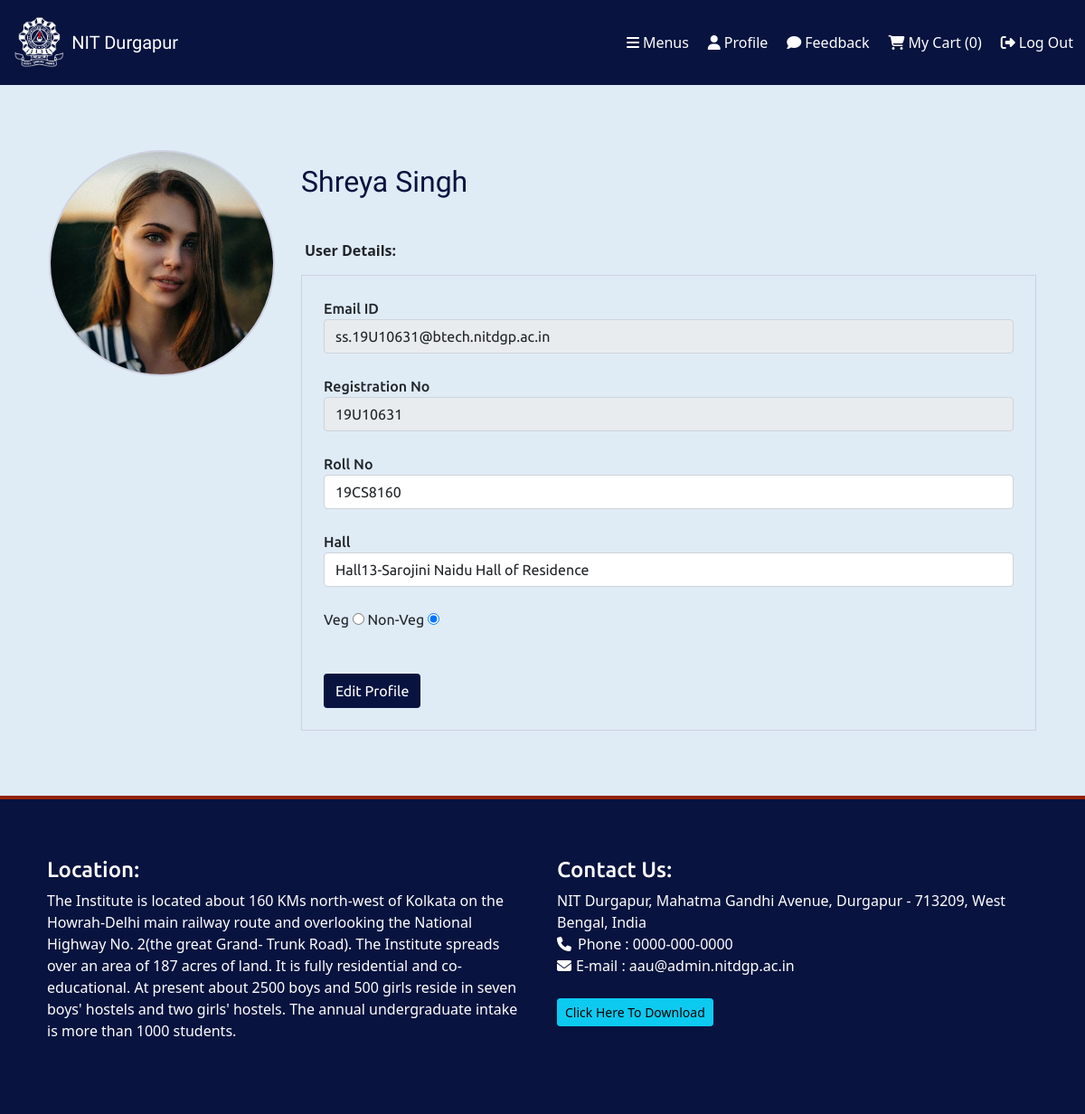
The app's page /Requester/profile.php (signed in) with its own data.
### tables this page shows
CREATE TABLE `requesterlogin_tb` (
  `rID` int(10) NOT NULL,
  `rName` varchar(80) NOT NULL,
  `rRegNo` varchar(50) NOT NULL,
  `rEmail` varchar(50) NOT NULL,
  `rPassword` varchar(50) NOT NULL,
  `rYear` varchar(20) NOT NULL,
  `rRoll` varchar(20) NOT NULL,
  `rSem` varchar(20) NOT NULL,
  `rHall` varchar(80) NOT NULL,
  `rFood` varchar(40) NOT NULL,
  `rProfilePic` varchar(80) NOT NULL
);

### Requester/profile.php (the view, shortened to what this page needs)
<?php
include("../connection.php");
if(isset($_SESSION['islogin']))
{
$rEmail=$_SESSION['rEmail'];
}
else
{
echo'<script>location.href="requesterlogin.php"</script>';
}
?>
<?php
$sql="SELECT rName,rProfilePic,rRegNo,rRoll,rHall,rFood FROM requesterlogin_tb WHERE rEmail='".$rEmail."'";
$result=mysqli_query($conn,$sql);
if(mysqli_num_rows($result)==1)
{
$row=mysqli_fetch_assoc($result);
$rName=$row['rName'];
$rRegNo=$row['rRegNo'];
$rRoll=$row['rRoll'];
}
?>
<!doctype html>
<html lang="en">
<head>
<link href="https://cdn.jsdelivr.net/npm/bootstrap@5.0.0-beta1/dist/css/bootstrap.min.css" rel="stylesheet">
<link href="index.css" rel="stylesheet">
<link rel="stylesheet" href="https://cdnjs.cloudflare.com/ajax/libs/font-awesome/4.7.0/css/font-awesome.min.css">
<link rel="stylesheet" href="https://cdnjs.cloudflare.com/ajax/libs/font-awesome/4.7.0/css/font-awesome.min.css">
</head>
<body style="background:#DFEBF5;">
<div class="navbar navbar-expand-lg navbar-dark" style="background: #08133F; color: white;">
<a href="index.php"><img src="../Images/logo.png" class="img-fluid mx-2" height="70" width="70"></a>
<a href="index.php" class="navbar-brand mx-2 py-4" style="font-family: 'Acme', sans-serif;"><span class="my-3">NIT Durgapur</span></a>
<div class="collapse navbar-collapse" id="myMenu">
<ul class="navbar-nav text-center" style="margin-left:auto;">
<li class="nav-item" style="margin-right:5px;"><a href="allmenus.php" class="nav-link text-white"><i class="fa fa-bars" style="margin-right:4px;"></i>Menus</a></li>
<li class="nav-item" style="margin-right:5px;"><a href="profile.php" class="nav-link text-white"><i class="fa fa-user" style="margin-right:4px;"></i>Profile</a></li>
<li class="nav-item" style="margin-right:5px;"><a href="feedback.php" class="nav-link text-white"><i class="fa fa-comment" style="margin-right:4px;"></i>Feedback</a></li>
<?php
$count=0;
?>
<li class="nav-item" style="margin-right:5px;"><a href="cart.php" class="nav-link text-white"><i class="fa fa-shopping-cart" style="margin-right:4px;"></i>My Cart (<?php echo $count; ?>)</a></li>
<li class="nav-item" style="margin-right:5px;"><a href="../logout.php" class="nav-link text-white"><i class="fa fa-sign-out" style="margin-right:4px;"></i>Log Out</a></li>
</ul>
</div>
</div>
<div class="container my-5 p-4">
<div class="row">
<div class="col-md-3">
<form action="" method="POST" enctype="multipart/form-data">
<img src="<?php echo"../ProfilePics/".$row['rProfilePic']; ?>" height="250" width="250" style="border-radius:50%; border: 2px solid #CED1E0;">
</form>
</div>
<div class="col-md-9">
<form action="" method="POST" enctype="multipart/form-data">
<h2 class="mt-3" style="font-family: 'Acme', sans-serif; color: #08133F;"><?php echo $rName; ?></h2>
<h6 class="mt-5 mx-1"><strong>User Details:</strong></h6>
<div class="container mt-3 p-4" style="border: 1px solid #CED1E0; font-family: 'Ubuntu', cursive;">
<div class="form-group">
<label for="Email" style="font-weight: 500;">Email ID</label>
<input type="email" name="rEmail" class="form-control" value="<?php echo $rEmail; ?>" readonly>
</div><br>
<div class="form-group">
<label for="RegNo" style="font-weight: 500;">Registration No</label>
<input type="text" name="rRegNo" class="form-control" value="<?php echo $rRegNo; ?>" readonly>
</div><br>
<div class="form-group">
<label for="Roll" style="font-weight: 500;">Roll No</label>
<input type="text" name="rRoll" class="form-control" value="<?php echo $rRoll; ?>">
</div><br>
<div class="form-group">
<label for="Hall" style="font-weight:500;">Hall</label>
<select name="rHall" class="form-control">
<option value="13" <?php if(isset($row['rHall']) && $row['rHall']=='13') {echo"selected";} ?>>Hall13-Sarojini Naidu Hall of Residence</option>
</select>
</div><br>
<div class="form-group">
Veg  <input type="radio" class="radio" value="Veg" name="rFood" <?php if(isset($row['rFood']) && $row['rFood']=='Veg') {echo"checked";} ?>>
Non-Veg  <input type="radio" class="radio" value="NonVeg" name="rFood" <?php if(isset($row['rFood']) && $row['rFood']=='NonVeg') {echo"checked";} ?>>
</div><br><br>
<a href="editprofile.php" class="btn" style="text-decoration:none; color:white; background: #08133F;">Edit Profile</a>
</div>
</form>
</div>
</div>
</div>
<?php
include("../footer.php");
?>
</body>
</html>

### index.css (style rules this page uses)
ul { list-style: none; }
a { text-decoration: none; }

### records on screen
requesterlogin_tb: rProfilePic (picture), rName "Shreya Singh", rRegNo "19U10631", rRoll "19CS8160", rHall "Hall13-Sarojini Naidu Hall of Residence", rFood "☑"

### other values on screen
$count "0"
